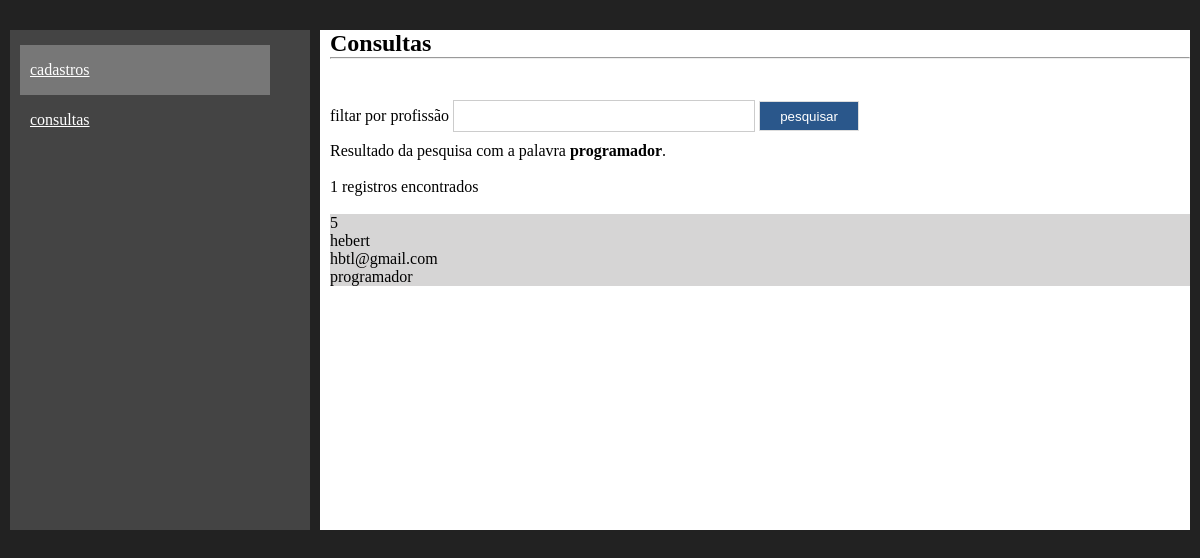
Screenshot of /consultas.php?filtro=programador with the database file from the repository.
### tables this page shows
CREATE TABLE `usuarios` (
  `codigo` int(11) NOT NULL,
  `nome` varchar(40) NOT NULL,
  `email` varchar(50) NOT NULL,
  `profissao` varchar(40) NOT NULL
);

### consultas.php (the view, shortened to what this page needs)
<?php
include_once("conexao.php");
$filtro = isset($_GET['filtro'])?$_GET['filtro']:"";
$sql = "select * from usuarios where profissao like '%$filtro%' order by nome";
$consulta = mysqli_query($conexao,$sql);
$registros = mysqli_num_rows($consulta);
?>
<!DOCTYPE html>
<html>
    <head>
        <link rel="stylesheet" href="_css/estilo.css">
    </head>
    <body>
        <div class="container">
        <nav>
        <ul class="menu">
            <a href="index.php"><li>cadastros</li></a>
            <a href="consultas.php"><li>consultas</li></a>
        </ul>
        </nav>
        <section>
            <h1> Consultas</h1>
            <hr><br><br>
            <form method="get" action="">
            filtar por profissão <input type="text" name="filtro" class="campo" required autofocus;>
            <input type="submit" value="pesquisar" class="btn">
            </form>
            <?php
            print "Resultado da pesquisa com a palavra <strong> $filtro</strong>.<br><br>";
            print " $registros registros encontrados";
            print "<br><br>";
            while($exibirRegistros = mysqli_fetch_array($consulta)){
                $codigo = $exibirRegistros [0];
                $nome = $exibirRegistros [1];
                $email = $exibirRegistros [2];
                $profissao = $exibirRegistros [3];
                print "<article>";
                print "$codigo<br>";
                print "$nome<br>";
                print "$email<br>";
                print "$profissao";
                print "</article>";
            }
            ?>
        </section>
        </div>
    </body>
</html>

### _css/estilo.css (style rules this page uses)
* { margin: 0; padding: 0; }
a { text-decoration: nome; color: #fff; }
body { background-color: #222; font-family: Verdana; font-size: 100%; }
.container { margin: auto; width: 1200px; margin-top: 20px; padding: 10px; }
nav { width: 300px; height: 500px; background-color: #444; float: left; box-sizing: border-box; padding: 10px; }
section { width: 870px; height: 500px; margin-left: 10px; float: left; background-color: #fff; box-sizing: border-box; padding-left: 10px; }
ul.menu { list-style-type: none; }
ul.menu { width: 250px; height: 50px; line-height: 50px; background-color: #777; color: #fff; margin-top: 5px; box-sizing: border-box; padding-left: 10px; }
.btn { width: 100px; height: 30px; border: 1px solid #ddd; background-color: #2a578b; color: #fff; cursor: pointer; }
.campo { width: 300px; height: 30px; border: 1px solid #ccc; margin-top: 5px; margin-bottom: 10px; }
article { width: 100%; box-sizing: border-box; padding 10px; background-color: #d6d5d5; margin-bottom: 5px; }

### rows the page displays
usuarios: codigo "5", nome "hebert", email "hbtl@gmail.com", profissao "programador"

### other values shown
$filtro "programador"
$registros "1"
